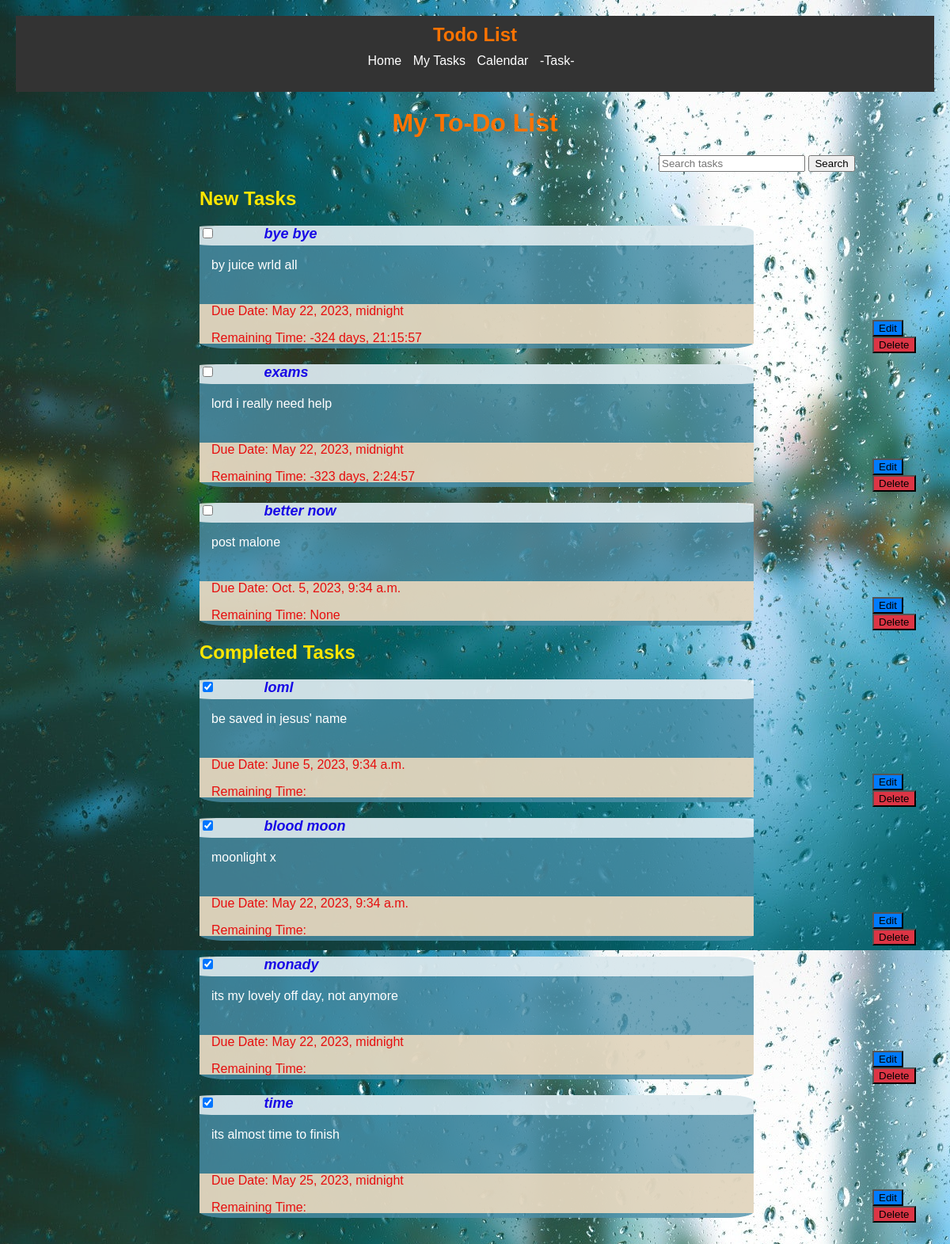
The page /tasks/tasklist/ (signed in) on the database as committed earlier.
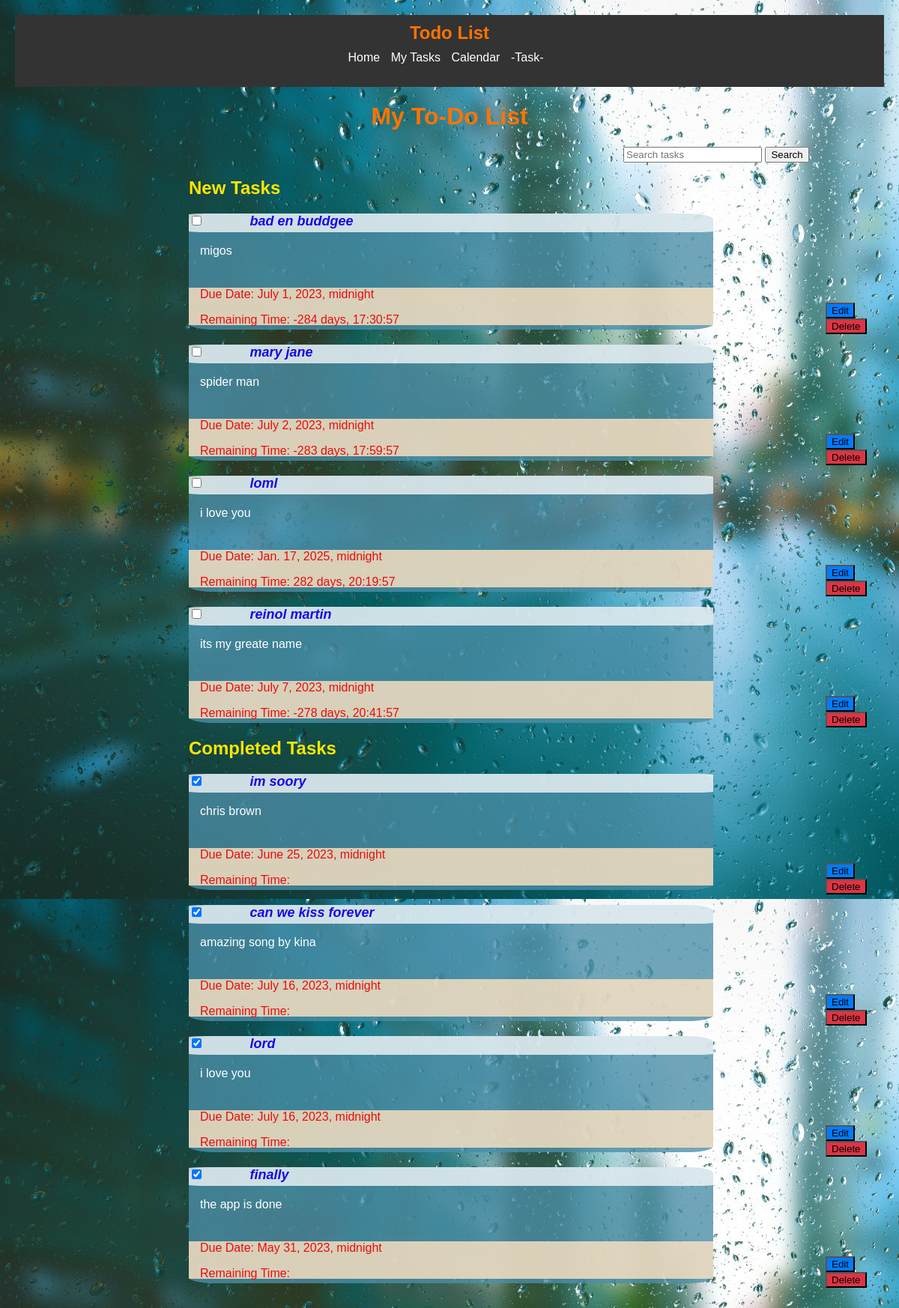
The same page on the database as committed later.
### tasks/models.py (models this page shows, shortened)
class Task(models.Model):
    owner = models.ForeignKey(User, on_delete=models.CASCADE, null=True, blank=True)
    title = models.CharField(max_length=200)
    description = models.TextField()
    completed = models.BooleanField(default=False)
    due_date = models.DateTimeField(null=True, blank=True)
    due_datetime = models.DateTimeField(blank=True, null=True)

### tasks/views.py (the view)
# urls.py: path('tasklist/', views.task_list, name='tasklist'),
def task_list(request):
    tasks = Task.objects.filter(owner=request.user)
    search_query = request.GET.get('search')
    new_tasks = Task.objects.filter(completed=False)
    completed_tasks = Task.objects.filter(completed=True)
    current_datetime = timezone.now()
    for task in new_tasks:
        if task.due_datetime:
            remaining_time = task.due_datetime - current_datetime
            task.remaining_time = remaining_time
        else:
            task.remaining_time = None
    if search_query:
        new_tasks = new_tasks.filter(Q(title__icontains=search_query) | Q(description__icontains=search_query))
        completed_tasks = completed_tasks.filter(Q(title__icontains=search_query) | Q(description__icontains=search_query))
    context = {
        'new_tasks': new_tasks,
        'completed_tasks': completed_tasks
    }
    return render(request, 'tasklist.html', context)

### tasks/templates/tasklist.html (shortened to what this page needs)
{% extends 'base.html' %}
{% load static %}
{% block content %}
    <h1>My To-Do List</h1>
    <link rel="stylesheet" href="{% static 'tasks.css' %}">
    <form action="{% url 'tasks:tasklist' %}" method="GET">
        <input type="text" name="search" placeholder="Search tasks">
        <button type="submit">Search</button>
    </form>
    <div class="final">
        <h2 id="new-tasks">New Tasks</h2>
        <div id="new-tasks-container">
            {% for task in new_tasks %}
                {% if not task.completed %}
                    <div class="task-item">
                        <div class="titlee">
                            <input type="checkbox" id="task-{{ task.id }}-checkbox" {% if task.completed %}checked{% endif %} onchange="toggleTaskCompletion({{ task.id }})">
                            <strong>{{ task.title }}</strong>
                        </div>
                        <p>{{ task.description }}</p>
                        <div class="date-time">
                            <p>Due Date: {{ task.due_date }}</p>
                            <p>Remaining Time: {{ task.remaining_time }}</p>
                        </div>
                        <div class="edit-delete-btns">
                            <button class="edit-button" onclick="location.href='{% url 'tasks:edit_task' task.id %}'">Edit</button>
                            <button class="delete-button" onclick="location.href='{% url 'tasks:delete_task' task.id %}'">Delete</button>
                        </div>
                    </div>
                {% endif %}
            {% endfor %}
        </div>
        <h2 id="completed-tasks">Completed Tasks</h2>
        <div id="completed-tasks-container">
            {% for task in completed_tasks %}
                {% if task.completed %}
                    <div class="task-item">
                        <div class="titlee">
                            <input type="checkbox" id="task-{{ task.id }}-checkbox" {% if task.completed %}checked{% endif %} onchange="toggleTaskCompletion({{ task.id }})">
                            <strong>{{ task.title }}</strong>
                        </div>
                        <p>{{ task.description }}</p>
                        <div class="date-time">
                            <p>Due Date: {{ task.due_date }}</p>
                            <p>Remaining Time: {{ task.remaining_time }}</p>
                        </div>
                        <div class="edit-delete-btns">
                            <button class="edit-button" onclick="location.href='{% url 'tasks:edit_task' task.id %}'">Edit</button>
                            <button class="delete-button" onclick="location.href='{% url 'tasks:delete_task' task.id %}'">Delete</button>
                        </div>
                    </div>
                {% endif %}
            {% endfor %}
        </div>
    </div>
    {% load static %}
{% endblock %}

Rows that differ between the two databases and show on the page:
removed Task: title "bye bye", description "by juice wrld all", due_date "May 22, 2023, midnight", remaining_time "-324 days, 21:15:57", shown under "New Tasks"
removed Task: title "exams", description "lord i really need help", due_date "May 22, 2023, midnight", remaining_time "-323 days, 2:24:57", shown under "New Tasks"
removed Task: title "better now", description "post malone", due_date "Oct. 5, 2023, 9:34 a.m.", remaining_time "None", shown under "New Tasks"
removed Task: completed "☑", title "loml", description "be saved in jesus' name", due_date "June 5, 2023, 9:34 a.m.", shown under "Completed Tasks"
removed Task: completed "☑", title "blood moon", description "moonlight x", due_date "May 22, 2023, 9:34 a.m.", shown under "Completed Tasks"
removed Task: completed "☑", title "monady", description "its my lovely off day, not anymore", due_date "May 22, 2023, midnight", shown under "Completed Tasks"
removed Task: completed "☑", title "time", description "its almost time to finish", due_date "May 25, 2023, midnight", shown under "Completed Tasks"
added Task: title "bad en buddgee", description "migos", due_date "July 1, 2023, midnight", remaining_time "-284 days, 17:30:57", shown under "New Tasks"
added Task: title "mary jane", description "spider man", due_date "July 2, 2023, midnight", remaining_time "-283 days, 17:59:57", shown under "New Tasks"
added Task: title "loml", description "i love you", due_date "Jan. 17, 2025, midnight", remaining_time "282 days, 20:19:57", shown under "New Tasks"
added Task: title "reinol martin", description "its my greate name", due_date "July 7, 2023, midnight", remaining_time "-278 days, 20:41:57", shown under "New Tasks"
added Task: completed "☑", title "im soory", description "chris brown", due_date "June 25, 2023, midnight", shown under "Completed Tasks"
added Task: completed "☑", title "can we kiss forever", description "amazing song by kina", due_date "July 16, 2023, midnight", shown under "Completed Tasks"
added Task: completed "☑", title "lord", description "i love you", due_date "July 16, 2023, midnight", shown under "Completed Tasks"
added Task: completed "☑", title "finally", description "the app is done", due_date "May 31, 2023, midnight", shown under "Completed Tasks"
